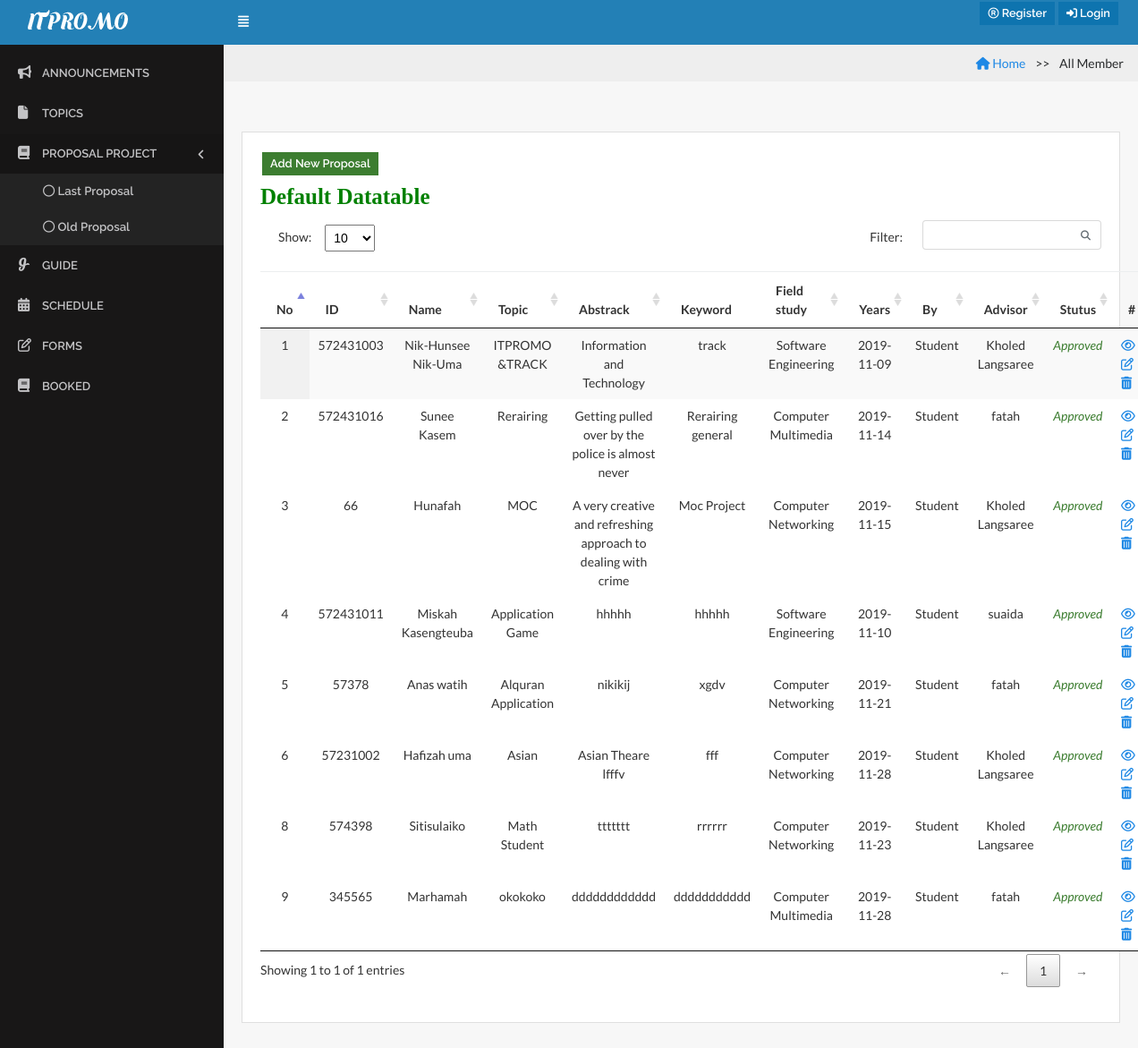
The page /index.php?page=add_proposal on the database as committed earlier.
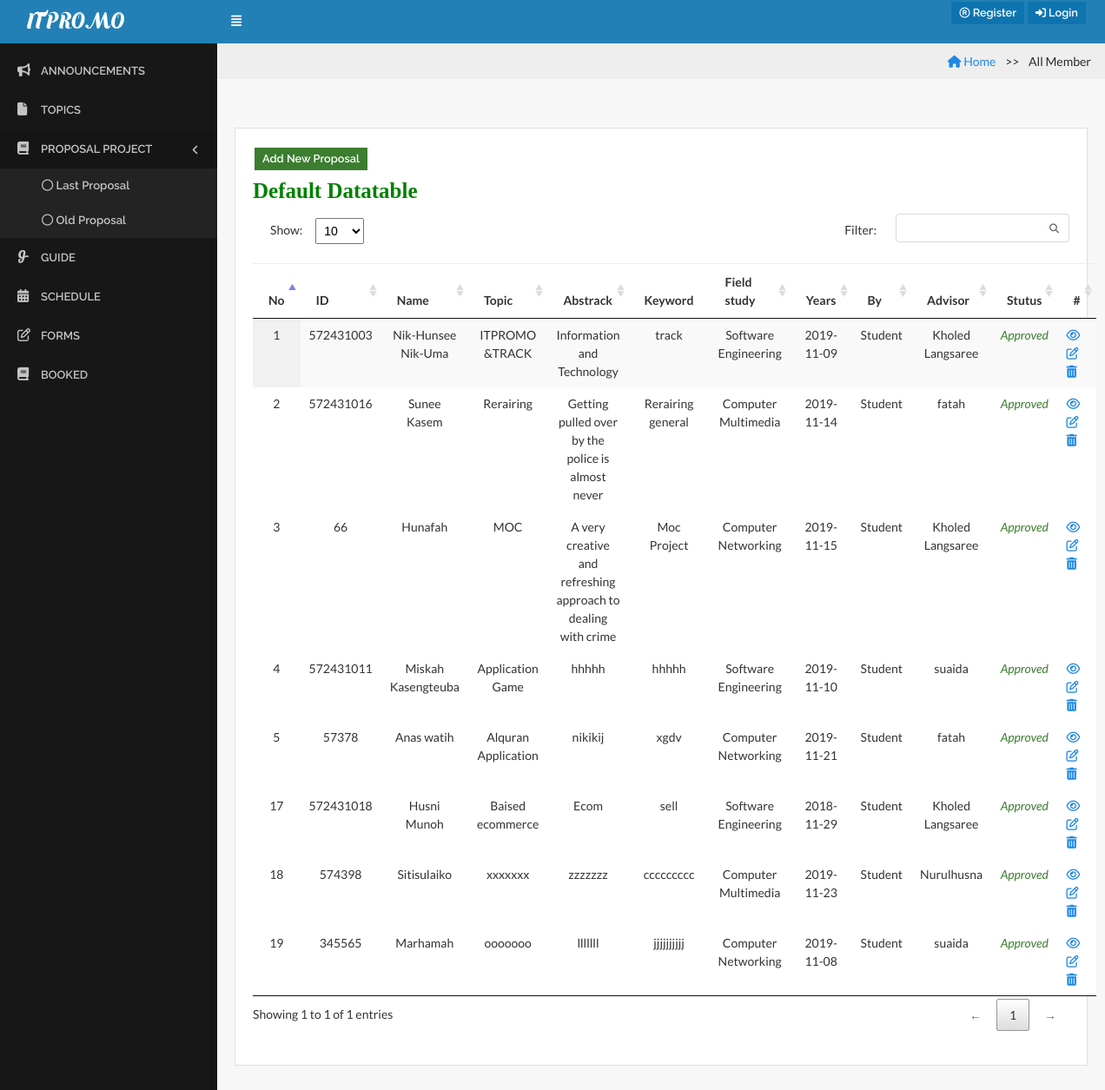
The same page on the database as committed later.
### tables this page shows
CREATE TABLE `topic_project` (
  `topic_id` int(11) NOT NULL,
  `topic_topic` varchar(255) NOT NULL,
  `topic_abstrack` varchar(255) NOT NULL,
  `topic_keyword` varchar(255) NOT NULL,
  `topic_fieldstudy` enum('1','2','3') NOT NULL COMMENT '1=Software Engineering, 2=Computer Multimedia, 3=Computer Networking',
  `topic_years` date NOT NULL,
  `status` enum('1','2') NOT NULL COMMENT '1=Approve,2=Not Approve',
  `advisergroup_id` int(20) NOT NULL,
  `Student_name` varchar(255) NOT NULL,
  `member_idcard` int(20) NOT NULL,
  `adviser` varchar(255) NOT NULL,
  `position` enum('Admin','Student') NOT NULL COMMENT '1=Admin,2=Student'
);

### admin/add_proposal.php (the view, shortened to what this page needs)
 <!DOCTYPE html>
 <html>
 <head>
 <ul class="breadcrumb">
 <li><a href="index.php"><i class="fa fa-home"></i> Home</a></li>
  <li class="active">All Member</li>
</ul>
                <div class="content">
                     <div class="row">
                        <div class="col-lg-12">
                            <div class="card">
                                <div class="card-block">
 <button type="button"  class="btn btn-success btn-sm" data-toggle="modal" data-target="#addproposal" style="margin-bottom: 10px;">
            <i class="glyphicon glyphicon-plus"></i>Add New Proposal
          </button>
                                    <h6 class="card-title text-bold">Default Datatable</h6>
     <?php
 $strSQL = "SELECT * FROM topic_project";
?>
   <table class="display datatable table table-stripped" cellspacing="0" width="100%">
          <thead>
             <tr>
              <th>No</th>
                            <th>ID</th>
                      <th>Name</th>
                      <th>Topic</th>
                      <th>Abstrack</th>
                      <th>Keyword</th>
                      <th>Field study</th>
                       <th>Years</th>
                       <th>By</th>
                       <th>Advisor</th>
                       <th>Stutus</th>
                       <th>#</th>
                 </tr>
               </thead>
       <?php
     if($result = $db->query($strSQL)){
             while($objResult = $result->fetch_object()){
            ?>
           <tbody>
            <tr>
             <td class="text-center"><?php echo $objResult->topic_id; ?></td>
                     <td class="text-center"><?php echo $objResult->member_idcard; ?></td>
                  <td class="text-center"><?php echo $objResult->Student_name; ?></td>
                    <td class="text-center"><?php echo $objResult->topic_topic; ?></td>
                     <td class="text-center"><?php echo $objResult->topic_abstrack; ?></td>
                     <td class="text-center"><?php echo $objResult->topic_keyword ?></td>
                   <td class="text-center"><?php echo fieldstudy($objResult->topic_fieldstudy); ?></td>
                   <td class="text-center"><?php echo $objResult->topic_years; ?></td>
                    <td class="text-center"><?php echo $objResult->position; ?></td>
                        <td class="text-center"><?php echo $objResult->adviser; ?></td>
                 <td class="text-center"><?php echo status($objResult->status); ?></td>
                    <td>
                  <a href="delete/check_delete.php?id=<?php echo $objResult->topic_id;?>" title="Confirm" onclick="return confirm('<?php echo $objResult->topic_topic;?>')"> <i class="fa fa-eye" aria-hidden="true"></i></a>
                     <a href="delete/check_delete.php?id=<?php echo$objResult->topic_id;?>" title="Confirm" onclick="return confirm('<?php echo  $objResult->topic_topic;?>')"> <i class="fa fa-edit" aria-hidden="true"></i>
                     <a href="delete/check_delete.php?id=<?php echo $objResult->topic_id;?>" title="Confirm" onclick="return confirm('<?php echo $objResult->topic_topic;?>')"> <i class="fa fa-trash" aria-hidden="true"></i>
                      </td>
           </tr>
                <?php
                 }
               }
                   ?>
                                        </tbody>
                                    </table>
                                </div>
                            </div>
                        </div>
                    </div>
                </div>
</body>
</html>

### menu/function.php (shortened to what this page needs)
<?php
function status($status){
	if($status != "0"){
		return "<span class='text-success'><i>Approved</i></span>";
	}else{
		return "<span class='text-danger'><i>Not Approved</i></span>";
	}
}
function fieldstudy($fieldstudy){
	if($fieldstudy == "1"){
		return "Software Engineering";
	}else if($fieldstudy == "2"){
	return "Computer Multimedia";
	}else if($fieldstudy == "3"){
			return "Computer Networking";
	}
}
?>

Rows that differ between the two databases and show on the page:
removed topic_project: topic_id "6", member_idcard "57231002", Student_name "Hafizah uma", topic_topic "Asian", topic_abstrack "Asian Theare lfffv", topic_keyword "fff", topic_fieldstudy "Computer Networking", topic_years "2019-11-28", position "Student", adviser "Kholed Langsaree", status "Approved"
removed topic_project: topic_id "8", member_idcard "574398", Student_name "Sitisulaiko", topic_topic "Math Student", topic_abstrack "ttttttt", topic_keyword "rrrrrr", topic_fieldstudy "Computer Networking", topic_years "2019-11-23", position "Student", adviser "Kholed Langsaree", status "Approved"
removed topic_project: topic_id "9", member_idcard "345565", Student_name "Marhamah", topic_topic "okokoko", topic_abstrack "dddddddddddd", topic_keyword "ddddddddddd", topic_fieldstudy "Computer Multimedia", topic_years "2019-11-28", position "Student", adviser "fatah", status "Approved"
added topic_project: topic_id "17", member_idcard "572431018", Student_name "Husni Munoh", topic_topic "Baised ecommerce", topic_abstrack "Ecom", topic_keyword "sell", topic_fieldstudy "Software Engineering", topic_years "2018-11-29", position "Student", adviser "Kholed Langsaree", status "Approved"
added topic_project: topic_id "18", member_idcard "574398", Student_name "Sitisulaiko", topic_topic "xxxxxxx", topic_abstrack "zzzzzzz", topic_keyword "ccccccccc", topic_fieldstudy "Computer Multimedia", topic_years "2019-11-23", position "Student", adviser "Nurulhusna", status "Approved"
added topic_project: topic_id "19", member_idcard "345565", Student_name "Marhamah", topic_topic "ooooooo", topic_abstrack "lllllll", topic_keyword "jjjjjjjjjj", topic_fieldstudy "Computer Networking", topic_years "2019-11-08", position "Student", adviser "suaida", status "Approved"
